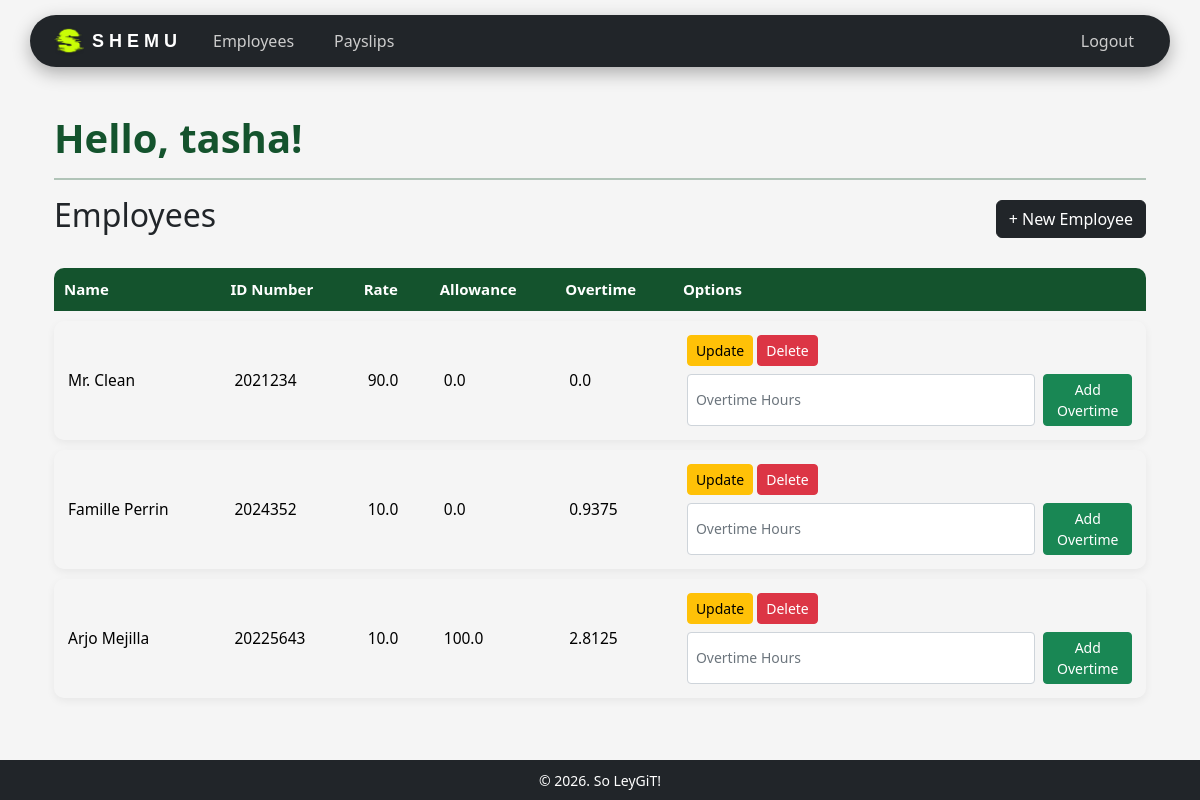
/employees/ (signed in), run on an earlier commit of the app's database.
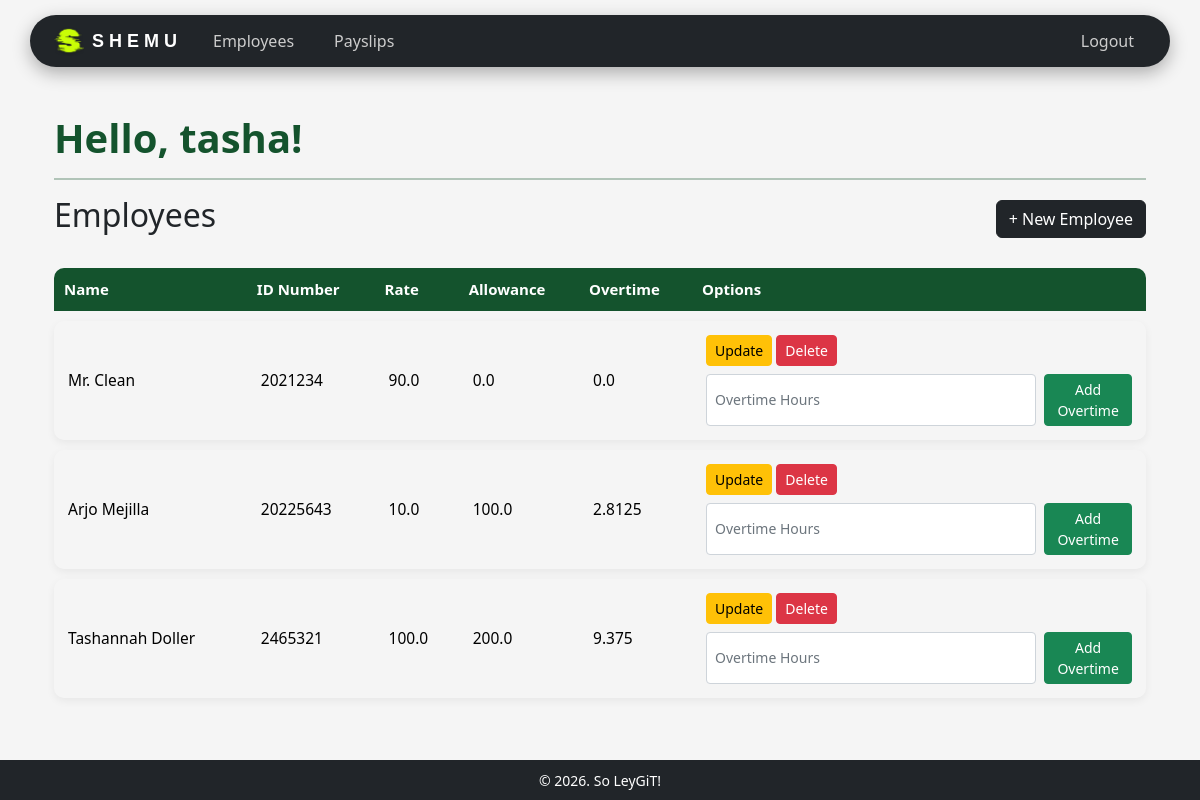
And on a later commit of the database.
### payroll_app/models.py (models this page shows, shortened)
class Employee(models.Model):
    user = models.OneToOneField(User, on_delete=models.CASCADE, null=True, blank=True)
    name = models.CharField(max_length=200)
    id_number = models.CharField(max_length=200, primary_key=True) # use <str:pk> when linking here
    rate = models.FloatField()
    overtime_pay = models.FloatField(null=True, blank=True, default=0)
    allowance = models.FloatField(null=True, blank=True, default=0)

### payroll_app/views.py (the view)
# urls.py: path('employees/', views.employee_list, name='employee_list'),
@login_required(login_url='login')
def employee_list(request):
    employees = Employee.objects.all()
    return render(request, 'payroll_app/employees.html', {'employees': employees})

### payroll_app/templates/payroll_app/employees.html (shortened to what this page needs)
{% extends 'payroll_app/base.html' %}
{% block content %}
<div class="container">
    <h1 class="welcome-text">Hello, {{ user.username }}!</h1>
    <hr>
    <div class="d-flex justify-content-between align-items-center mt-2 mb-3">
        <h2>Employees</h2>
        <a href="{% url 'create_employee' %}" class="btn btn-dark">+ New Employee</a>
    </div>
    <table class="table modern-table">
        <thead class="table-dark">
            <tr>
                <th>Name</th>
                <th>ID Number</th>
                <th>Rate</th>
                <th>Allowance</th>
                <th>Overtime</th>
                <th>Options</th>
            </tr>
        </thead>
        <tbody>
            {% for e in employees %}
            <tr>
                <td>{{ e.name }}</td>
                <td>{{ e.id_number }}</td>
                <td>{{ e.rate }}</td>
                <td>{{ e.allowance }}</td>
                <td>{{ e.overtime_pay }}</td>
                <td>
                    <div class="mb-2">
                        <a href="{% url 'update_employee' pk=e.pk %}" class="btn btn-warning btn-sm">Update</a>
                        <a href="{% url 'delete_employee' pk=e.pk %}" class="btn btn-danger btn-sm">Delete</a>
                    </div>
                    <form method="POST" action="{% url 'add_overtime' pk=e.pk %}" class="d-flex gap-2">
                        <input type="number" step="0.01" min="0" name="hours"
                               class="form-control form-control-sm"
                               placeholder="Overtime Hours" required>
                        <button type="submit" class="btn btn-success btn-sm">
                            Add Overtime
                        </button>
                    </form>
                </td>
            </tr>
            {% empty %}
            <tr>
                <td colspan="6" class="text-center">No employees found.</td>
            </tr>
            {% endfor %}
        </tbody>
    </table>
</div>
{% endblock %}

What changed in the data, as far as the page shows it:
removed Employee: name "Famille Perrin", id_number "2024352", rate "10.0", allowance "0.0", overtime_pay "0.9375"
added Employee: name "Tashannah Doller", id_number "2465321", rate "100.0", allowance "200.0", overtime_pay "9.375"
